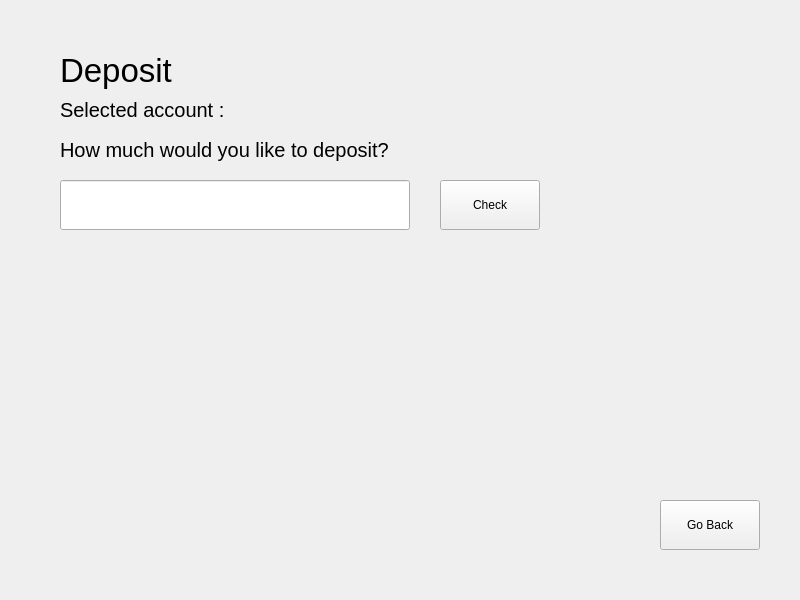
<?xml version="1.0" encoding="UTF-8"?>
<ui version="4.0">
 <class>Deposit</class>
 <widget class="QWidget" name="Deposit">
  <property name="geometry">
   <rect>
    <x>0</x>
    <y>0</y>
    <width>800</width>
    <height>600</height>
   </rect>
  </property>
  <property name="font">
   <font>
    <family>Arial</family>
   </font>
  </property>
  <property name="windowTitle">
   <string>Form</string>
  </property>
  <widget class="QLabel" name="label">
   <property name="geometry">
    <rect>
     <x>60</x>
     <y>40</y>
     <width>421</width>
     <height>60</height>
    </rect>
   </property>
   <property name="font">
    <font>
     <family>Arial</family>
     <pointsize>25</pointsize>
    </font>
   </property>
   <property name="text">
    <string>Deposit</string>
   </property>
   <property name="alignment">
    <set>Qt::AlignmentFlag::AlignLeading|Qt::AlignmentFlag::AlignLeft|Qt::AlignmentFlag::AlignVCenter</set>
   </property>
  </widget>
  <widget class="QPushButton" name="goBackButton">
   <property name="geometry">
    <rect>
     <x>660</x>
     <y>500</y>
     <width>100</width>
     <height>50</height>
    </rect>
   </property>
   <property name="text">
    <string>Go Back</string>
   </property>
  </widget>
  <widget class="QLabel" name="message">
   <property name="geometry">
    <rect>
     <x>60</x>
     <y>130</y>
     <width>571</width>
     <height>40</height>
    </rect>
   </property>
   <property name="font">
    <font>
     <family>Arial</family>
     <pointsize>15</pointsize>
    </font>
   </property>
   <property name="text">
    <string>How much would you like to deposit?</string>
   </property>
  </widget>
  <widget class="QLabel" name="accountName">
   <property name="geometry">
    <rect>
     <x>60</x>
     <y>90</y>
     <width>571</width>
     <height>40</height>
    </rect>
   </property>
   <property name="font">
    <font>
     <family>Arial</family>
     <pointsize>15</pointsize>
    </font>
   </property>
   <property name="text">
    <string>Selected account : </string>
   </property>
  </widget>
  <widget class="QLineEdit" name="moneyText">
   <property name="geometry">
    <rect>
     <x>60</x>
     <y>180</y>
     <width>350</width>
     <height>50</height>
    </rect>
   </property>
   <property name="font">
    <font>
     <family>Arial</family>
     <pointsize>20</pointsize>
    </font>
   </property>
  </widget>
  <widget class="QPushButton" name="checkButton">
   <property name="geometry">
    <rect>
     <x>440</x>
     <y>180</y>
     <width>100</width>
     <height>50</height>
    </rect>
   </property>
   <property name="text">
    <string>Check</string>
   </property>
  </widget>
 </widget>
 <resources/>
 <connections/>
</ui>
